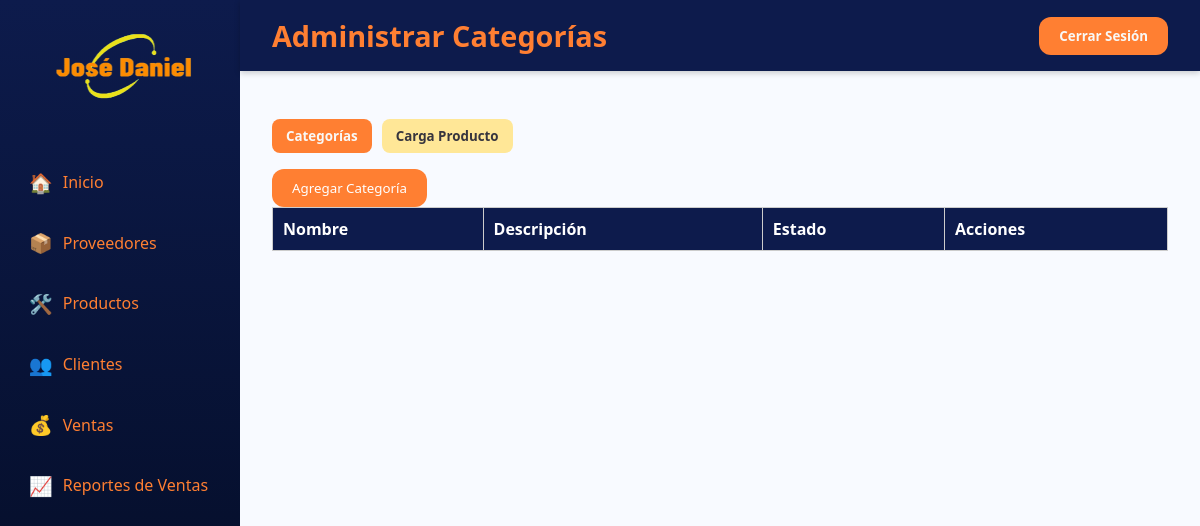
Page /pages/admin/categoria.php on the earlier database version.
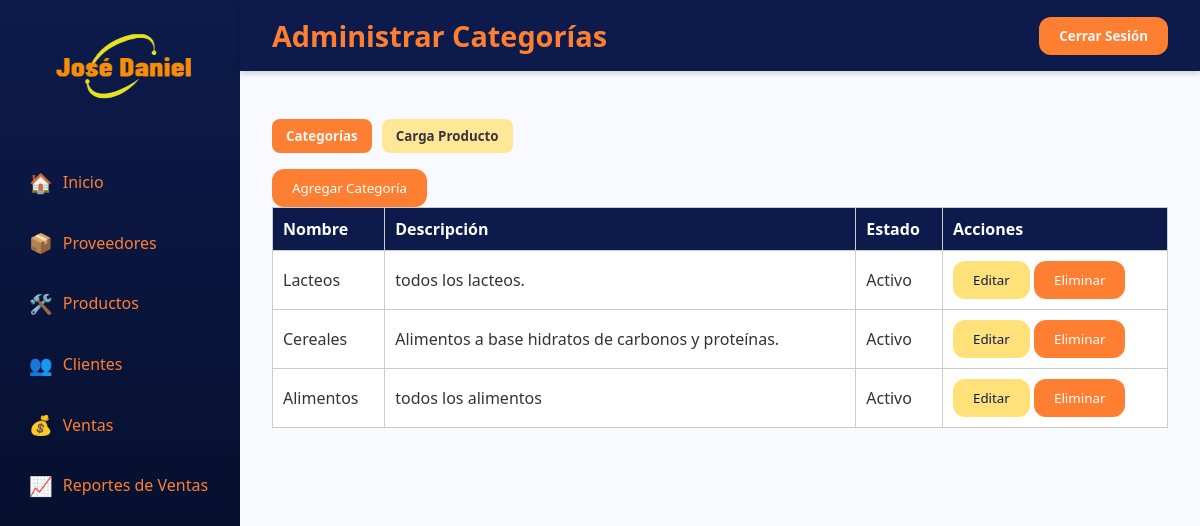
Same page on the later database version.
### tables this page shows
CREATE TABLE `categoria` (
  `id_categoria` int(11) NOT NULL,
  `nombre_categoria` varchar(100) DEFAULT NULL,
  `descripcion` varchar(100) DEFAULT NULL,
  `estado` enum('Activo','Inactivo') NOT NULL
);

### pages/admin/categoria.php (the view, shortened to what this page needs)
<?php
include('../../config/conexion.php');
$sql = "SELECT * FROM categoria WHERE estado = 'Activo'";
$ejecucionDeConsulta = mysqli_query($conexion, $sql);
?>
<!DOCTYPE html>
<html lang="es">
<head>
  <link rel="stylesheet" href="../../assets/css/styles.css">
</head>
<body>
  <div class="container">
    <aside class="sidebar">
      <div class="logo"><img src="../../assets/img/logo.ico" alt="Logo" width="200" height="100"></div>
      <nav>
        <a href="dashboard.php"><span class="icon">🏠</span> <span class="text">Inicio</span></a>
        <a href="proveedores.php"><span class="icon">📦</span> <span class="text">Proveedores</span></a>
        <a href="ingresar_producto.php"><span class="icon">🛠️</span> <span class="text">Productos</span></a>
        <a href="clientes.php"><span class="icon">👥</span> <span class="text">Clientes</span></a>
        <a href="ventas.php"><span class="icon">💰</span> <span class="text">Ventas</span></a>
        <a href="reporte_ventas.php" class="active"><span class="icon">📈</span> <span class="text">Reportes de Ventas</span></a>
      </nav>
    </aside>
    <div class="main">
      <header class="header">
        <h1 class="title">Administrar Categorías</h1>
        <div class="icons">
          <button class="btn-primary"><a id="botonCerrar">Cerrar Sesión</a></button>
        </div>
      </header>
      <main class="content">
        <div class="tabs">
          <button class="tab-btn active" data-tab="categorias"><a href="categoria.php">Categorías</a></button>
          <button class="tab-btn active" id="boton-secundario" onclick="window.location.href='ingresar_producto.php'">Carga Producto</button>
        </div>
        <button class="btn-primary" onclick="abrirModal()">Agregar Categoría</button>
        <table class="tabla">
          <thead id="tabla-categorias">
            <tr>
              <th>Nombre</th>
              <th>Descripción</th>
              <th>Estado</th>
              <th>Acciones</th>
            </tr>
          </thead>
          <tbody>
            <?php while ($filas = mysqli_fetch_assoc($ejecucionDeConsulta)) { ?>
            <tr>
              <td><?php echo $filas['nombre_categoria']; ?></td>
              <td><?php echo $filas['descripcion']; ?></td>
              <td><?php echo $filas['estado']; ?></td>
              <td>
                <button class="btn-secondary"
                  onclick="abrirModalEditar(<?php echo $filas['id_categoria']; ?>,
                    '<?php echo $filas['nombre_categoria']; ?>',
                    '<?php echo $filas['descripcion']; ?>')">Editar</button>
                <button class="btn-primary"
                  onclick="eliminarCategoria(<?php echo $filas['id_categoria']; ?>)">Eliminar</button>
              </td>
            </tr>
            <?php } ?>
          </tbody>
        </table>
      </main>
    </div>
  </div>
</body>
</html>

Differences in the rows shown:
added categoria: nombre_categoria "Lacteos", descripcion "todos los lacteos.", estado "Activo"
added categoria: nombre_categoria "Cereales", descripcion "Alimentos a base hidratos de carbonos y proteínas.", estado "Activo"
added categoria: nombre_categoria "Alimentos", descripcion "todos los alimentos", estado "Activo"
